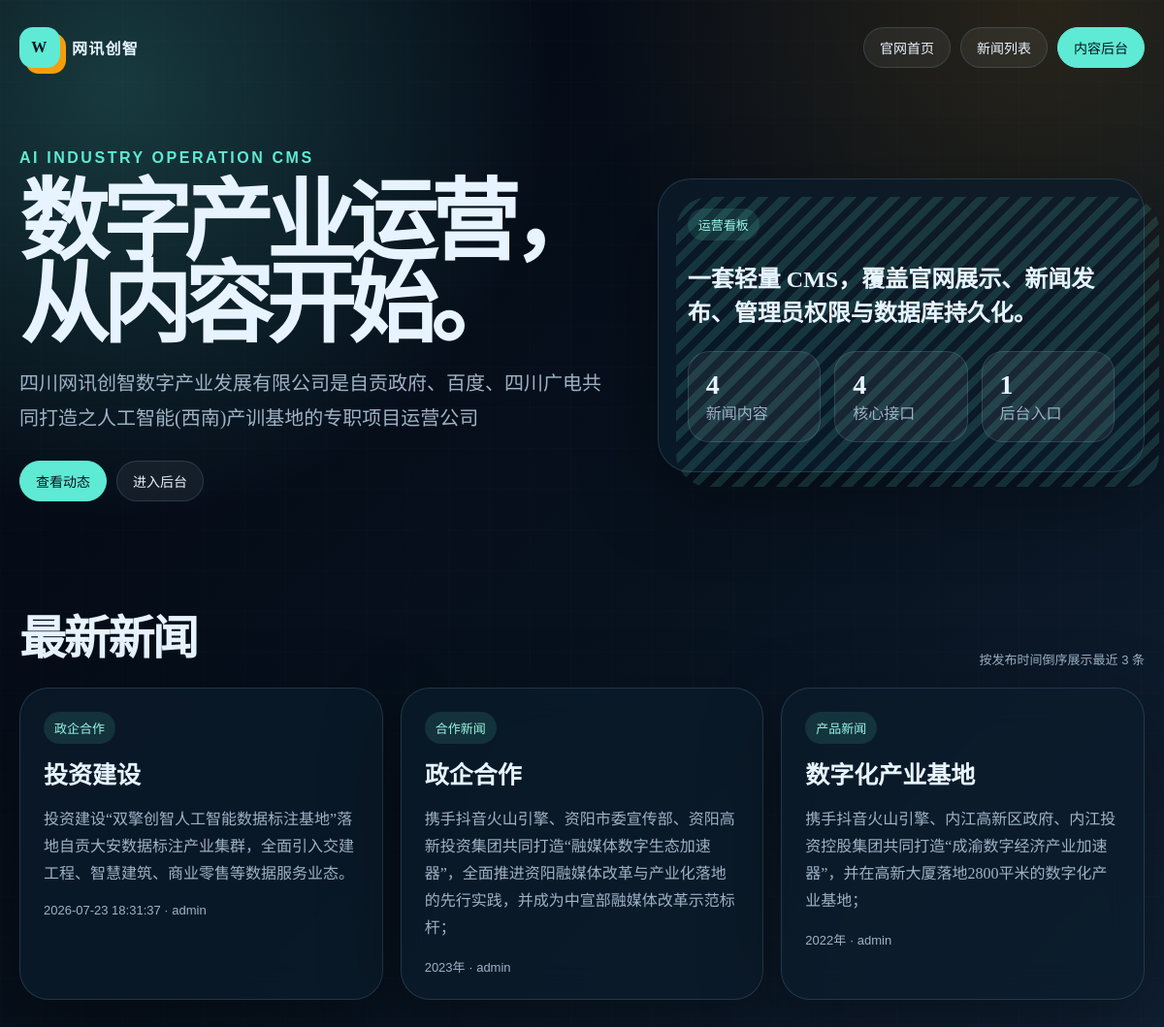
The page / on the database its author committed.
### day4/homework/app_company_cms.py (models this page shows)
class Base(DeclarativeBase):
    pass

class News(Base):
    __tablename__ = "news"
    id = Column(Integer, primary_key=True, autoincrement=True)
    title = Column(String(200), nullable=False)
    content = Column(Text, nullable=False)
    category = Column(String(100), nullable=False)
    published_at = Column(String(30), nullable=False)
    author = Column(String(50), nullable=False)

### day4/homework/app_company_cms.py (the view, shortened to what this page needs)
@app.route("/", methods=["GET"])
def home():
    with Session(ENGINE) as db_session:
        latest_news = db_session.scalars(
            select(News).order_by(News.published_at.desc()).limit(3)
        ).all()
        news_count = db_session.scalar(select(func.count()).select_from(News))
    latest_news_data = [news_to_dict(news) for news in latest_news]
    '''
    如果是浏览器访问就使用render_template
    '''
    if wants_html():
        return render_template(
            "index.html",
            company=company_info,
            latest_news=latest_news_data,
            news_count=news_count,
        )

### day4/homework/app_company_cms.py (called while the page is built)
def news_to_dict(news):
    return {
        "id": news.id,
        "title": news.title,
        "content": news.content,
        "category": news.category,
        "published_at": news.published_at,
        "author": news.author,
    }

def wants_html():
    return "text/html" in request.headers.get("Accept", "")

### day4/homework/templates/index.html (shortened to what this page needs)
{% extends "base.html" %}
{% block content %}
<section class="hero">
    <div>
        <div class="eyebrow">AI Industry Operation CMS</div>
        <h1>数字产业运营，从内容开始。</h1>
        <p class="lead">{{ company.description }}</p>
        <div class="nav-links hero-actions">
            <a class="pill primary" href="#news">查看动态</a>
            <a class="pill" href="/admin">进入后台</a>
        </div>
    </div>
    <aside class="hero-card">
        <span class="tag">运营看板</span>
        <h2>一套轻量 CMS，覆盖官网展示、新闻发布、管理员权限与数据库持久化。</h2>
        <div class="metric-grid">
            <div class="metric"><strong>{{ news_count }}</strong><span>新闻内容</span></div>
            <div class="metric"><strong>4</strong><span>核心接口</span></div>
            <div class="metric"><strong>1</strong><span>后台入口</span></div>
        </div>
    </aside>
</section>
<section id="news">
    <div class="section-title">
        <h2>最新新闻</h2>
        <span class="meta">按发布时间倒序展示最近 3 条</span>
    </div>
    <div class="news-grid">
        {% for item in latest_news %}
        <a class="news-card" href="/news/{{ item.id }}">
            <span class="tag">{{ item.category }}</span>
            <h3>{{ item.title }}</h3>
            <p>{{ item.content[:92] }}{% if item.content|length > 92 %}...{% endif %}</p>
            <div class="meta">{{ item.published_at }} · {{ item.author }}</div>
        </a>
        {% endfor %}
    </div>
</section>
{% endblock %}

### day4/homework/templates/base.html (shortened to what this page needs)
<!doctype html>
<html lang="zh-CN">
<head>
    <link rel="stylesheet" href="{{ url_for('static', filename='css/site.css') }}">
</head>
<body>
    <main class="shell">
        <nav class="nav" aria-label="主导航">
            <a class="brand" href="/">
                <span class="brand-mark">W</span>
                <span>{{ company.name }}</span>
            </a>
            <div class="nav-links">
                <a class="pill" href="/">官网首页</a>
                <a class="pill" href="/api/news">新闻列表</a>
                <a class="pill primary" href="/admin">内容后台</a>
            </div>
        </nav>
        {% block content %}{% endblock %}
    </main>
</body>
</html>

### day4/homework/static/css/site.css (style rules this page uses)
:root { --ink: #e7f4ff; --muted: #9eb3c7; --paper: #07111d; --panel: rgba(12, 28, 44, 0.72); --line: rgba(154, 213, 255, 0.16); --brand: #5eead4; --brand-dark: #99f6e4; --accent: #f59e0b; --danger: #ef4444; --shadow: 0 26px 80px rgba(0, 0, 0, 0.35); }
* { box-sizing: border-box; }
body { margin: 0; min-height: 100vh; color: var(--ink); background: radial-gradient(circle at 10% 8%, rgba(94, 234, 212, 0.22), transparent 28rem), radial-gradient(circle at 90% 0%, rgba(245, 158, 11, 0.14), transparent 30rem), linear-gradient(135deg, #030712 0%, #07111d 54%, #102033 100%); font-family: Georgia, "Songti SC", "Noto Serif SC", serif; }
body::before { position: fixed; inset: 0; z-index: -1; content: ""; opacity: 0.35; background-image: linear-gradient(rgba(255, 255, 255, 0.035) 1px, transparent 1px), linear-gradient(90deg, rgba(255, 255, 255, 0.035) 1px, transparent 1px); background-size: 42px 42px; }
a { color: inherit; text-decoration: none; }
.shell { width: min(1180px, calc(100% - 40px)); margin: 0 auto; }
.nav { display: flex; justify-content: space-between; align-items: center; padding: 28px 0; }
.brand { display: flex; align-items: center; gap: 12px; font-weight: 800; letter-spacing: 0.08em; }
.brand-mark { display: grid; place-items: center; width: 42px; height: 42px; color: #06131f; background: var(--brand); border-radius: 14px; box-shadow: 6px 6px 0 var(--accent); }
.nav-links { display: flex; gap: 10px; align-items: center; flex-wrap: wrap; }
.pill { padding: 10px 16px; border: 1px solid var(--line); border-radius: 999px; background: rgba(255, 255, 255, 0.06); font-family: "Trebuchet MS", "Microsoft YaHei", sans-serif; font-size: 14px; }
.pill.primary { color: #06131f; background: var(--brand); border-color: var(--brand); }
.hero { display: grid; grid-template-columns: 1.1fr 0.9fr; gap: 44px; align-items: center; padding: 56px 0 72px; }
.eyebrow { color: var(--brand); font-family: "Trebuchet MS", "Microsoft YaHei", sans-serif; font-weight: 800; letter-spacing: 0.16em; text-transform: uppercase; }
h1 { margin: 16px 0; font-size: clamp(44px, 8vw, 92px); line-height: 0.92; letter-spacing: -0.08em; }
.lead { max-width: 720px; color: var(--muted); font-size: 20px; line-height: 1.8; }
.hero-actions { margin-top: 26px; }
.hero-card, .panel, .article, .news-card { background: var(--panel); border: 1px solid var(--line); box-shadow: var(--shadow); backdrop-filter: blur(18px); }
.hero-card { position: relative; padding: 30px; border-radius: 34px; }
.hero-card::before { position: absolute; inset: 18px -16px -16px 18px; z-index: -1; content: ""; border-radius: 34px; background: repeating-linear-gradient(-45deg, rgba(94, 234, 212, 0.14) 0 8px, transparent 8px 16px); }
.metric-grid { display: grid; grid-template-columns: repeat(3, 1fr); gap: 14px; margin-top: 24px; }
.metric { padding: 18px; border: 1px solid var(--line); border-radius: 22px; background: rgba(255, 255, 255, 0.06); }
.metric strong { display: block; font-size: 28px; }
.metric span, .meta, .news-card p, .article p, label { color: var(--muted); }
.section-title { display: flex; justify-content: space-between; align-items: end; gap: 20px; margin: 30px 0 20px; }
.section-title h2 { margin: 0; font-size: clamp(30px, 4vw, 54px); letter-spacing: -0.05em; }
.news-grid { display: grid; grid-template-columns: repeat(3, 1fr); gap: 18px; padding-bottom: 70px; }
.news-card { min-height: 260px; padding: 24px; border-radius: 30px; transition: transform 180ms ease, box-shadow 180ms ease; }
.tag { display: inline-flex; padding: 7px 11px; border-radius: 999px; color: var(--brand-dark); background: rgba(94, 234, 212, 0.12); font-family: "Trebuchet MS", "Microsoft YaHei", sans-serif; font-size: 13px; }
.news-card h3 { margin: 18px 0 12px; font-size: 25px; line-height: 1.2; }
.news-card p, .article p { line-height: 1.75; }
.meta { font-family: "Trebuchet MS", "Microsoft YaHei", sans-serif; font-size: 13px; }

### rows shown on the page
News: category "政企合作", title "投资建设", content "投资建设“双擎创智人工智能数据标注基地”落地自贡大安数据标注产业集群，全面引入交建工程、智慧建筑、商业零售等数据服务业态。", published_at "2026-07-23 18:31:37", author "admin"
News: category "合作新闻", title "政企合作", content "携手抖音火山引擎、资阳市委宣传部、资阳高新投资集团共同打造“融媒体数字生态加速器”，全面推进资阳融媒体改革与产业化落地的先行实践，并成为中宣部融媒体改革示范标杆；", published_at "2023年", author "admin"
News: category "产品新闻", title "数字化产业基地", content "携手抖音火山引擎、内江高新区政府、内江投资控股集团共同打造“成渝数字经济产业加速器”，并在高新大厦落地2800平米的数字化产业基地；", published_at "2022年", author "admin"

### other values the page prints
{{ company.name }} "网讯创智"
{{ company.description }} "四川网讯创智数字产业发展有限公司是自贡政府、百度、四川广电共同打造之人工智能(西南)产训基地的专职项目运营公司"
{{ news_count }} "4"
